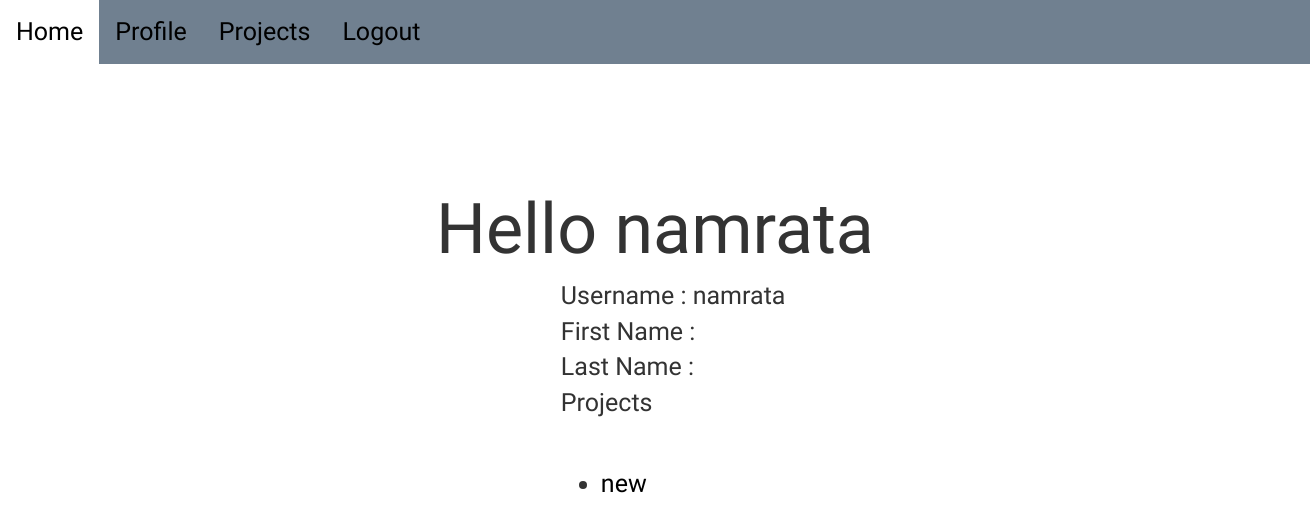
/profile/10/, run on an earlier commit of the app's database.
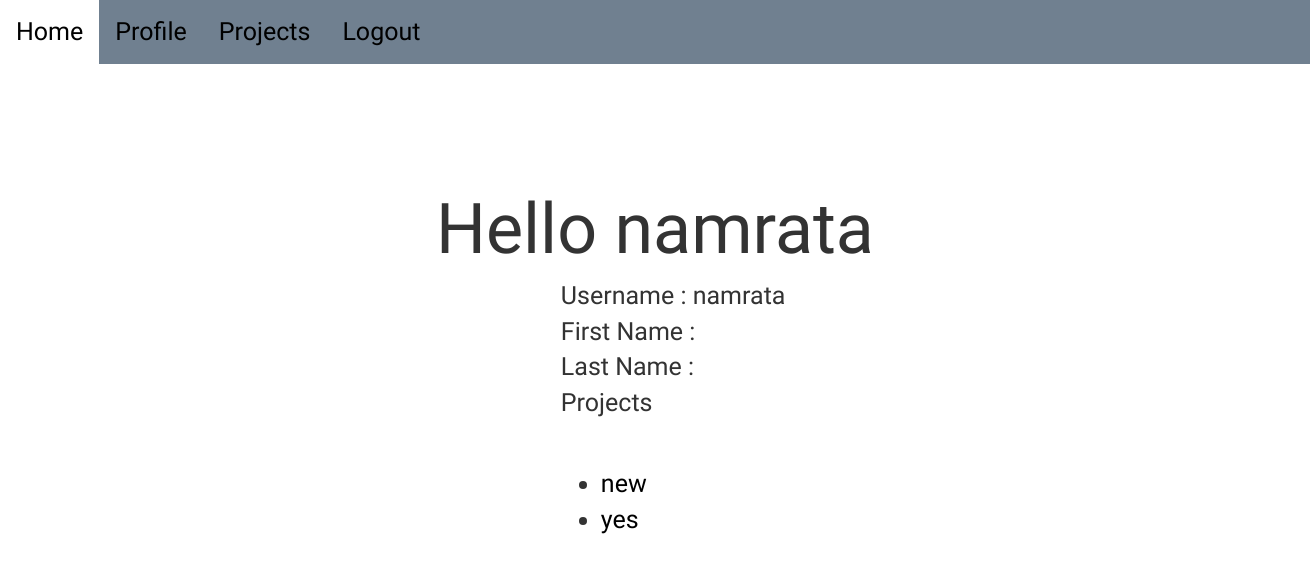
And on a later commit of the database.
### project/models.py (models this page shows, shortened)
class project(models.Model):
	project_name = models.CharField(max_length=100)
	start_date = models.DateField(default=datetime.date.today)
	end_date = models.DateField(default=datetime.date.today)
	employee = models.ManyToManyField(Profile, blank = True, null = True)

### index/views.py (the view)
# urls.py: url(r'^profile/(?P<user_id>[0-9]+)/$', index_views.get_profile, name='ownprofile'),
def get_profile(request,user_id):
    current_user = User.objects.get(id = user_id)
    return render(request,'profile.html', {'user' : current_user})

### index/templates/profile.html
{% extends 'nav.html' %}
{%block content %}
<br><br><br>
<h2>Hello {{user.username}}</h2>
<div class="col-sm-offset-5 col-sm-8">
Username : {{user.username}}<br>
First Name : {{user.first_name}}<br>
Last Name : {{user.last_name}}<br>
<p>Projects</p><br>
<ul>
{% for x in user.profile.project_set.all %}
	<li><a href="/project/{{x.id}}">{{x.project_name}}</a></li>
{% endfor %}
</ul>
</div>
{% endblock %}

### index/templates/nav.html (shortened to what this page needs)
{% load static %}
<!DOCTYPE html>
<html lang="en">
  <head>
    <link rel="stylesheet" href="https://maxcdn.bootstrapcdn.com/bootstrap/3.3.7/css/bootstrap.min.css">
    <link rel="stylesheet" type="text/css" href="{% static 'stylesheets/nav.css' %}">
  </head>
  <body>
  	<ul class="nav">
  		<li class="listnav"><a class="active" href="{% url 'home' %}">Home</a></li>
  		<li class="listnav"><a href="/profile/{{user.id}}">Profile</a></li>
  		<li class="listnav"><a href="{% url 'project:proj' %}">Projects</a></li>
  		<li class="listnav"><a href="{% url 'logout' %}">Logout</a></li>
	</ul>
	{% block content %}
  {% endblock %}
</body>
</html>

### index/static/stylesheets/nav.css (style rules this page uses)
body { font-family: 'Source Sans Pro', sans-serif; background-image: url(https://www.xmple.com/wallpaper/linear-gradient-cyan-brown-highlight-1920x1080-c2-344b47-fff8dc-l-67-a-225-f-21.svg); background-repeat: no-repeat; background-position: center; max-width:100%; max-height: 100%; position: relative; background-size: 800% 800%; font-size: 25px; }
.nav { list-style-type: none; margin: 0; padding: 0; overflow: hidden; background-color: #708090; }
.listnav { float: left; }
li.listnav a { display: block; color: black; text-align: center; padding: 14px 16px; text-decoration: none; font-size: 25px; }
a { color: black; }
h2 { text-align: center; position: center; font-size: 70px; }

What changed in the data, as far as the page shows it:
added project: project_name "yes"
